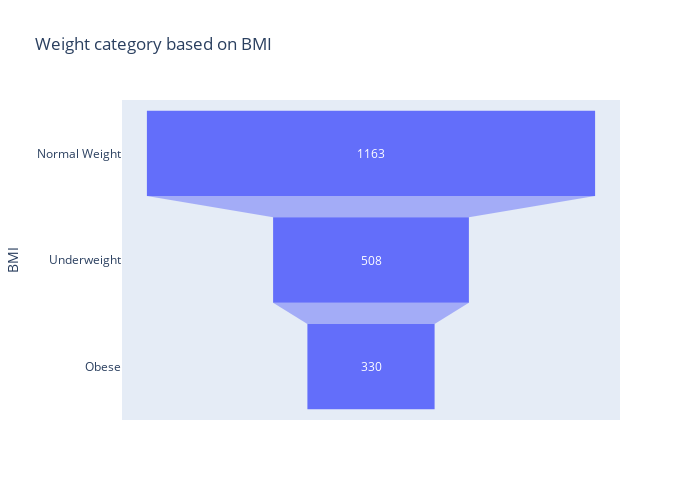

Notebook code cell kept with this figure:
### Markdown cell above
#  Q79  Create a Funnel chart of BMI Category(Normal Weight, Underweight and Obese)

### Code cell
import plotly.express as px

bins = [0,18.5,24.9,100]
group_names=['Underweight','Normal Weight','Obese']

#count=Demography_data.groupby(pd.cut(Demography_data['BMI'],bins,labels=group_names),observed='False')['inpatient_number'].count()

#converting the output to dtaframe using rename_axis
count=Demography_data.groupby(pd.cut(Demography_data['BMI'],bins,labels=group_names),observed='False')['inpatient_number'].count().sort_values(ascending=False).rename_axis('BMI').reset_index(name='counts')

print(count)

fig = px.funnel(count, x='counts', y='BMI',opacity=1,height=500,width=700,title='Weight category based on BMI')
fig.show()

### Figure 1 — Plotly figure (JSON) as saved in the notebook; plotly's stock layout.template omitted (floating-point values rounded to 4 significant figures)
{"data": [{"hovertemplate": "counts=%{x}<br>BMI=%{y}<extra></extra>", "legendgroup": "", "marker": {"color": "#636efa"}, "name": "", "opacity": 1, "orientation": "h", "showlegend": false, "type": "funnel", "x": [1163, 508, 330], "xaxis": "x", "y": ["Normal Weight", "Underweight", "Obese"], "yaxis": "y"}], "layout": {"height": 500, "legend": {"tracegroupgap": 0}, "title": {"text": "Weight category based on BMI"}, "width": 700, "xaxis": {"anchor": "y", "autorange": true, "domain": [0, 1], "range": [-646.1, 646.1], "title": {"text": "counts"}, "type": "linear"}, "yaxis": {"anchor": "x", "autorange": true, "domain": [0, 1], "range": [2.5, -0.5], "title": {"text": "BMI"}, "type": "category"}}}
